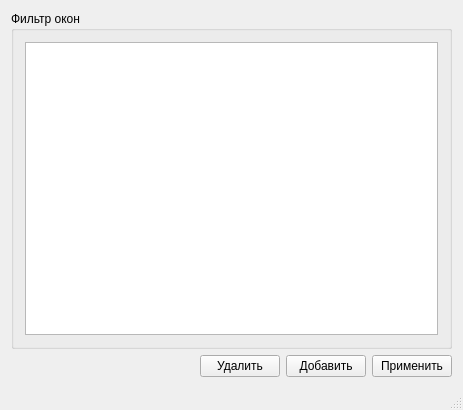
<?xml version="1.0" encoding="UTF-8"?>
<ui version="4.0">
 <class>Window</class>
 <widget class="QMainWindow" name="Window">
  <property name="geometry">
   <rect>
    <x>0</x>
    <y>0</y>
    <width>463</width>
    <height>410</height>
   </rect>
  </property>
  <property name="windowTitle">
   <string>Window</string>
  </property>
  <widget class="QWidget" name="centralWidget">
   <layout class="QGridLayout" name="gridLayout">
    <item row="1" column="1">
     <widget class="QPushButton" name="RemovePushButton">
      <property name="text">
       <string>Удалить</string>
      </property>
     </widget>
    </item>
    <item row="1" column="2">
     <widget class="QPushButton" name="AddPushButton">
      <property name="text">
       <string>Добавить</string>
      </property>
     </widget>
    </item>
    <item row="1" column="3">
     <widget class="QPushButton" name="ApplyPushButton">
      <property name="text">
       <string>Применить</string>
      </property>
     </widget>
    </item>
    <item row="1" column="0">
     <spacer name="horizontalSpacer">
      <property name="orientation">
       <enum>Qt::Horizontal</enum>
      </property>
      <property name="sizeHint" stdset="0">
       <size>
        <width>40</width>
        <height>20</height>
       </size>
      </property>
     </spacer>
    </item>
    <item row="0" column="0" colspan="4">
     <widget class="QGroupBox" name="groupBox">
      <property name="title">
       <string>Фильтр окон</string>
      </property>
      <layout class="QGridLayout" name="gridLayout_2">
       <item row="0" column="0">
        <widget class="QTableView" name="TableView"/>
       </item>
      </layout>
     </widget>
    </item>
   </layout>
  </widget>
  <widget class="QStatusBar" name="statusBar"/>
 </widget>
 <layoutdefault spacing="6" margin="11"/>
 <resources/>
 <connections/>
</ui>
